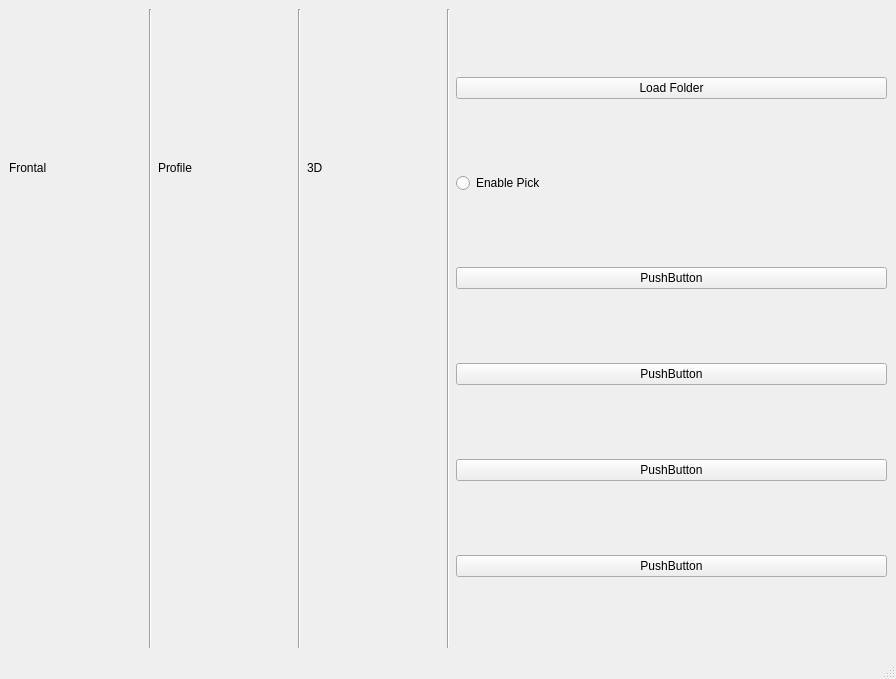
<?xml version="1.0" encoding="UTF-8"?>
<ui version="4.0">
 <class>MainWindow</class>
 <widget class="QMainWindow" name="MainWindow">
  <property name="geometry">
   <rect>
    <x>0</x>
    <y>0</y>
    <width>896</width>
    <height>679</height>
   </rect>
  </property>
  <property name="windowTitle">
   <string>MainWindow</string>
  </property>
  <widget class="QWidget" name="centralwidget">
   <layout class="QHBoxLayout" name="horizontalLayout_2">
    <item>
     <layout class="QHBoxLayout" name="horizontalLayout">
      <item>
       <layout class="QVBoxLayout" name="verticalLayout">
        <item>
         <widget class="QLabel" name="frontal_title_label">
          <property name="text">
           <string>Frontal</string>
          </property>
         </widget>
        </item>
        <item>
         <widget class="QVTKWidget" name="frontal_view"/>
        </item>
       </layout>
      </item>
      <item>
       <widget class="Line" name="line">
        <property name="orientation">
         <enum>Qt::Vertical</enum>
        </property>
       </widget>
      </item>
      <item>
       <layout class="QVBoxLayout" name="verticalLayout_2">
        <item>
         <widget class="QLabel" name="profile_title_label">
          <property name="text">
           <string>Profile</string>
          </property>
         </widget>
        </item>
        <item>
         <widget class="QVTKWidget" name="profile_view"/>
        </item>
       </layout>
      </item>
      <item>
       <widget class="Line" name="line_2">
        <property name="orientation">
         <enum>Qt::Vertical</enum>
        </property>
       </widget>
      </item>
      <item>
       <layout class="QVBoxLayout" name="verticalLayout_3">
        <item>
         <widget class="QLabel" name="t3d_title_label">
          <property name="text">
           <string>3D</string>
          </property>
         </widget>
        </item>
        <item>
         <widget class="QVTKWidget" name="td_view"/>
        </item>
       </layout>
      </item>
     </layout>
    </item>
    <item>
     <widget class="Line" name="line_3">
      <property name="orientation">
       <enum>Qt::Vertical</enum>
      </property>
     </widget>
    </item>
    <item>
     <layout class="QVBoxLayout" name="verticalLayout_4">
      <item>
       <widget class="QPushButton" name="load_btn">
        <property name="text">
         <string>Load Folder</string>
        </property>
       </widget>
      </item>
      <item>
       <layout class="QHBoxLayout" name="horizontalLayout_3">
        <item>
         <widget class="QRadioButton" name="pick_radio">
          <property name="text">
           <string>Enable Pick</string>
          </property>
         </widget>
        </item>
       </layout>
      </item>
      <item>
       <widget class="QPushButton" name="pushButton_2">
        <property name="text">
         <string>PushButton</string>
        </property>
       </widget>
      </item>
      <item>
       <widget class="QPushButton" name="pushButton_3">
        <property name="text">
         <string>PushButton</string>
        </property>
       </widget>
      </item>
      <item>
       <widget class="QPushButton" name="pushButton_4">
        <property name="text">
         <string>PushButton</string>
        </property>
       </widget>
      </item>
      <item>
       <widget class="QPushButton" name="pushButton_5">
        <property name="text">
         <string>PushButton</string>
        </property>
       </widget>
      </item>
     </layout>
    </item>
   </layout>
  </widget>
  <widget class="QMenuBar" name="menubar">
   <property name="geometry">
    <rect>
     <x>0</x>
     <y>0</y>
     <width>896</width>
     <height>21</height>
    </rect>
   </property>
  </widget>
  <widget class="QStatusBar" name="statusbar"/>
 </widget>
 <customwidgets>
  <customwidget>
   <class>QVTKWidget</class>
   <extends>QWidget</extends>
   <header>QVTKWidget.h</header>
  </customwidget>
 </customwidgets>
 <resources/>
 <connections/>
</ui>
